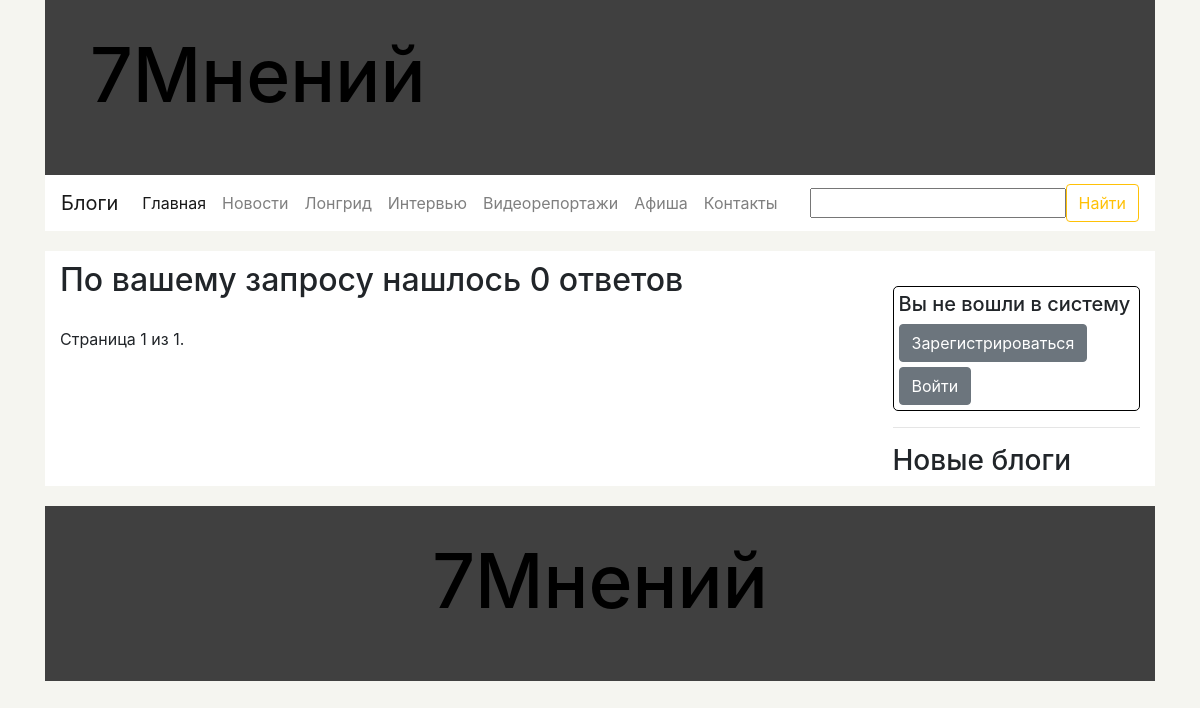
The page /seven_op/search_result/3 on the database as committed earlier.
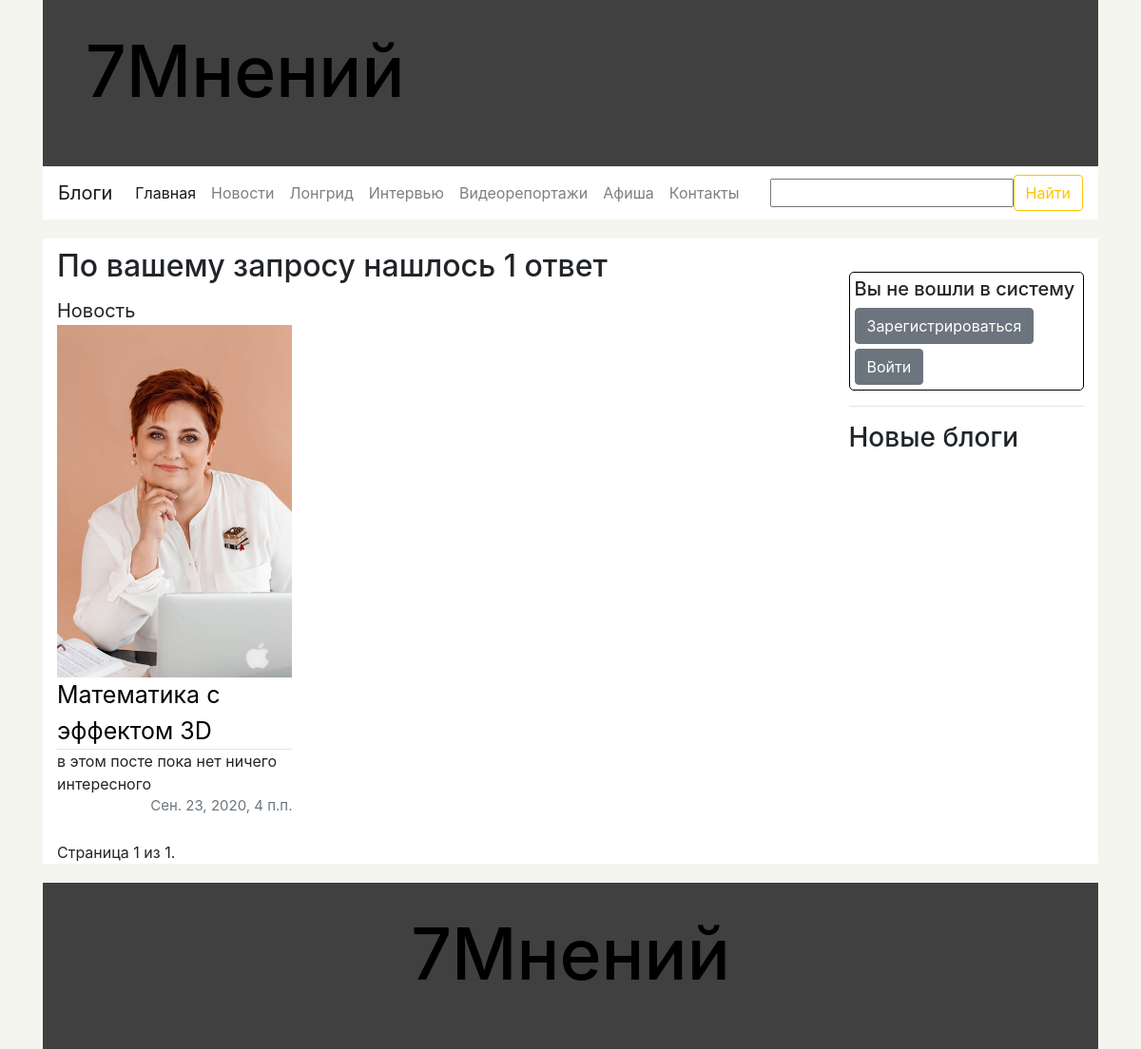
The same page on the database as committed later.
### seven_op/models.py (models this page shows, shortened)
class Category(models.Model):
    name_sing = models.CharField("имя в единственном числе", max_length=200)
    name_plur = models.CharField("имя во множественном числе", max_length=200)
    name_url = models.CharField("имя для ссылки", max_length=200)
    def __str__(self):
        return str(self.name_sing)
    def get_url_for_show_page(self):
        return reverse('show_category', args=[str(self.name_url)])
    class Meta:
        ordering = ["-name_sing"]
        verbose_name_plural = "Категории"

class Post(models.Model):
    title = models.CharField("заголовок", max_length=200)
    description = models.CharField("описание", max_length=1000, blank=True, null=True, help_text="необязательное поле")
    author = models.CharField("имя автора", max_length=200)
    category = models.ForeignKey('Category', verbose_name="Категория", on_delete=models.SET_NULL, null=True)
    paragraphs = models.ManyToManyField('Paragraph', verbose_name="Параграфы")
    preview = models.ImageField("фото на заголовок", upload_to="seven_op/static/uploads/previews/%Y/%m/%d", null=True,
                                default=None,
                                blank=True)
    photos_for_spin = models.ManyToManyField('UploadedPhoto', verbose_name='фото на "карусель"',
                                             default=None, blank=True)
    attached_files = models.ManyToManyField('UploadedFile', verbose_name="прикрепленные файлы",
                                            default=None, blank=True)
    comments = models.ManyToManyField('Comment', verbose_name="комментарии к публикации", default=None,
                                      blank=True)
    date = models.DateTimeField(auto_now=True)
    def get_url_for_show(self):
        return reverse('show_post', args=[str(self.id)])
    class Meta:
        ordering = ["-date"]
        verbose_name_plural = "Публикации"

### seven_op/views.py (the view)
# urls.py: url(r'search_result/(?P<pk>[-\w]+)$', views.search_results, name='my_search_result')
def search_results(request, pk):
    search_result = common_search(request)
    if search_result['url']:
        return HttpResponseRedirect(search_result['url'])
    categories = Category.objects.all()
    active = 0
    recent_blogs = Blog.objects.all()
    recent_blogs = recent_blogs[0:min(len(recent_blogs), 5)]
    needed_blogs = Blog.objects.filter(title__contains=pk)
    needed_posts = Post.objects.filter(title__contains=pk)
    search_list = sorted(chain(needed_posts, needed_blogs), key=lambda instance: instance.date, reverse=True)
    title = "7Мнений - Поиск"
    paginator = Paginator(search_list, 21, allow_empty_first_page=True)
    page = request.GET.get('page')
    try:
        needed_search_list = paginator.page(page)
    except PageNotAnInteger:
        needed_search_list = paginator.page(1)
    except EmptyPage:
        needed_search_list = paginator.page(paginator.num_pages)
    count = len(search_list)
    count10 = count % 10
    if count10 == 0:
        count10 = 10
    return render(request,
                  'show_search_result.html',
                  context={'categories': categories,
                           'active': active,
                           'recent_blogs': recent_blogs,
                           'page_title': title,
                           'search_list': needed_search_list,
                           'count': count,
                           'count10': count10,
                           'search_form': search_result['form']})

### seven_op/forms.py (shortened to what this page needs)
class SearchForm(forms.Form):
    query = forms.CharField(max_length=100, min_length=1, label="", help_text="", required=False,
                            error_messages={'required': ''})

### seven_op/views.py (called while the page is built)
def common_search(request):
    ret = dict()
    ret['url'] = False
    if request.method == 'POST':
        form = SearchForm(request.POST)
        if form.is_valid():
            query = form.cleaned_data['query']
            ret['url'] = reverse('my_search_result', args=(str(query),))
    else:
        proposed_data = ''
        ret['form'] = SearchForm(initial={'data': proposed_data})
    return ret

### seven_op/templates/show_search_result.html (shortened to what this page needs)
{% extends "common_template.html" %}
{% block content %}
    <div class="row content-row">
        <div class="container"><h2 style="padding-top: 10px;">По вашему запросу нашлось {{ count }} {% if count10 == 1 %}
            ответ {% else %} {% if count10 < 5 %} ответа {% else %} ответов {%  endif %} {% endif %}</h2></div>
        {% for post in search_list %}
            <div class="post col-lg-4 col-md-6">
                <div class="post-type">{{ post.category }}</div>
                <img src="/{{ post.preview }}" alt="" width="100%">
                <a href="{{ post.get_url_for_show }}"><div class="post-title">{{ post.title }}</div></a>
                <hr>
                <div class="post-data">{{ post.description }}</div>
                <div class="post-date text-right">{{ post.date }}</div>
            </div>
    {% endfor %}
    </div>
     <div class="pagination">
        <span class="step-links">
            <span class="current">
                Страница {{ search_list.number }} из {{ search_list.paginator.num_pages }}.
            </span>
        </span>
    </div>
{% endblock %}

### seven_op/templates/common_template.html (shortened to what this page needs)
<!doctype html>
<html lang="ru">
  <head>
 	<link rel="stylesheet" href="https://stackpath.bootstrapcdn.com/bootstrap/4.5.2/css/bootstrap.min.css">    {% load static %}
      <link rel="stylesheet" href="{% static 'css/styles.css' %}">
  </head>
  <body>
  	<div class="container-fluid">
		<div class="container-lg">
  		<div class="header-bar container-lg">
			<div class="container-fluid logo-bar">
				<h1><a href="{% url 'main' %}">7Мнений</a></h1>
			</div>
  			<div class="menu-bar">
  				<nav class="navbar navbar-expand-lg navbar-light bg-light" style="background-color: white !important;">
				  <a class="navbar-brand" href="{% url 'show_blog_authors' %}">Блоги</a>
				  <div class="collapse navbar-collapse" id="navbarSupportedContent">
					  <ul class="navbar-nav mr-auto">
						{% if active == 0 %}
							<li class="nav-item">
								<a class="nav-link active" href="{% url 'main' %}">Главная</a>
							</li>
						{% else %}
							<li class="nav-item">
								<a class="nav-link" href="{% url 'main' %}">Главная</a>
							</li>
						{% endif %}
						{% for category in categories %}
							{% if active  == category.id %}
								<li class="nav-item">
				        			<a class="nav-link active" href="{{ category.get_url_for_show_page }}">{{ category.name_plur }}</a>
				      			</li>
				      		{% else %}
								<li class="nav-item">
				        			<a class="nav-link" href="{{ category.get_url_for_show_page }}">{{ category.name_plur }}</a>
				      			</li>
							{% endif %}
						{% endfor %}
					    {% if active  == 'contacts' %}
							<li class="nav-item">
								<a class="nav-link active" href="{% url 'contacts' %}">Контакты</a>
							</li>
						{% else %}
							<li class="nav-item">
								<a class="nav-link" href="{% url 'contacts' %}">Контакты</a>
							</li>
						{% endif %}
					  </ul>
				    <form action="" method="post" class="form-inline my-2 my-lg-0">
						<div class="form-group">
							{{ search_form }}
						</div>
				      <button class="btn btn-outline-warning my-2 my-sm-0" type="submit">Найти</button>
				    </form>
				  </div>
				</nav>
  			</div>
  		</div>
		<div class="container-lg content">
			<div class="row">
				<div class="container col-lg-9">
                    {% block content %}
                    {% endblock %}
				</div>
				<div class="side-bar container col-lg-3">
					<div class="login-menu container Border">
						{% if user.is_authenticated %}
							<h5>Вы вошли в систему как {{ user.get_username }}</h5>
							<a href="{% url 'logout' %}"><button class="btn btn-secondary" type="submit">Выйти</button></a>
						{% else %}
							<h5>Вы не вошли в систему</h5>
							<a href="{% url 'registration' %}"><button class="btn btn-secondary" type="submit" style="margin-bottom: 5px;">Зарегистрироваться</button></a>
							<a href="{% url 'login' %}"><button class="btn btn-secondary" type="submit">Войти</button></a>
						{% endif %}
					</div>
					<hr>
					<div class="blogs d-none d-lg-block">
						<h3>Новые блоги</h3>
					</div>
				</div>
			</div>
		</div>
		  	<div class="footer container-lg">
		  		<div class="text-center"><h1><a href="{% url 'main' %}">7Мнений</a></h1></div>
		  	</div>
	  	</div>
	  	</div>
  </body>
</html>

Rows that differ between the two databases and show on the page:
added Post: category "Новость", preview (picture), title "Математика с эффектом 3D", description "в этом посте пока нет ничего интересного", date "Сен. 23, 2020, 4 п.п."
Other text that changed with them:
{{ count }}: "0" → "1"
text no longer shown: "ответов"
text now shown: "ответ"
